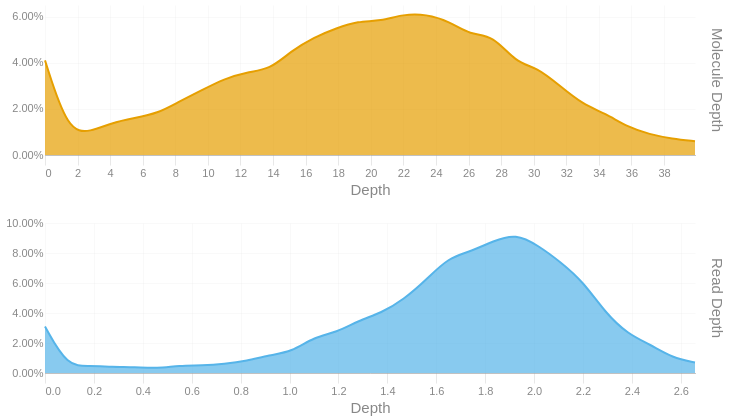

The cell this chart's notebook holds for it:
### Code cell
readdep = depth_hist(tb['Read Depth'], q99, 3)
readdep = readdep.with_columns(pl.lit('Read Depth').alias('Metric'))
if not SKIPLR:
    moldep = depth_hist(tb['Molecule Depth'], mol_q99, 1)
    moldep = moldep.with_columns(pl.lit('Molecule Depth').alias('Metric'))
    _hist = pl.concat([readdep, moldep])
    _hist = _hist.filter(pl.col('Proportion') != 0)
    with SafeRender(_hist):
        (
            alt.Chart(_hist)        
            .mark_area(interpolate = "basis")
            .encode(
                x=alt.X('Bin:Q').scale(domainMin=0).axis(alt.Axis(title='Depth')),
                y = alt.Y('Proportion:Q', title = None).axis(format = '.2%'),
                color = alt.Color('Metric:N').legend(None),
                row = alt.Row("Metric:N").header(title = None, labelOrient = 'right'),
                tooltip = [
                    alt.Tooltip("Metric:N", title = "Metric"),
                    alt.Tooltip('Interval:N', title = "Depth Interval"),
                    alt.Tooltip('Proportion:Q', title = "% Alignments").format('.2%')
                ]
            )
            .resolve_scale(x='independent', y='independent')
            .properties(
                height = 150, width = 650,
                usermeta={'embedOptions': {'downloadFileName': f'{samplename}.depth.hist'}}
            )
        ).display()
else:
    readdep = readdep.filter(pl.col('Proportion') != 0)
    with SafeRender(readdep):
        (
            alt.Chart(readdep)        
            .mark_area(interpolate = "basis")
            .encode(
                x=alt.X('Bin:Q').scale(domainMin=0).axis(alt.Axis(title='Depth')),
                y = alt.Y('Proportion:Q', title = None).axis(format = '.2%'),
                tooltip = [
                    alt.Tooltip('Interval:N', title = "Depth Interval"),
                    alt.Tooltip('Proportion:Q', title = "% Alignments").format('.2%')
                ]
            )
            .properties(
                usermeta={'embedOptions': {'downloadFileName': f'{samplename}.depth.hist'}}
            )
        ).display()

### Figure 1 — Vega-Lite specification as saved in the notebook (floating-point values rounded to 4 significant figures)
{"width": 650, "height": 150, "config": {"title": {"anchor": "start", "dy": -15, "fontSize": 18, "color": "#888888", "subtitleColor": "#888888", "subtitleFontSize": 14}, "arc": {"fill": "#0072B2"}, "axis": {"domainColor": "#888888", "domainWidth": 0.5, "gridWidth": 0.2, "grid": false, "titleFontWeight": 400, "titleFontSize": 15, "labelFontSize": 11, "labelColor": "#888888", "tickColor": "#888888", "tickWidth": 0.2, "titleColor": "#888888"}, "axisBand": {"grid": false}, "axisX": {"grid": true, "tickSize": 10, "domainCap": "round"}, "axisY": {"domain": false, "grid": true, "tickSize": 0, "domainCap": "round"}, "background": "transparent", "header": {"labelFontSize": 15, "labelColor": "#888888", "titleFontSize": 15, "titleFontWeight": 600, "titleColor": "#888888"}, "legend": {"labelFont": "sans-serif", "labelFontSize": 12, "labelColor": "#888888", "symbolSize": 100, "symbolType": "circle", "titleFontSize": 12, "titlePadding": 10, "titleColor": "#888888", "title": null}, "range": {"category": ["#E69F00", "#56B4E9", "#009E73", "#F0E442", "#0072B2", "#D55E00", "#CC79A7", "#000000"], "diverging": ["#cfe8f3", "#a2d4ec", "#73bfe2", "#46abdb", "#1696d2", "#12719e"]}, "area": {"fill": "#0072B2", "fillOpacity": 0.7, "line": true, "strokeOpacity": 0.7}, "line": {"color": "#0072B2", "stroke": "#0072B2", "strokeWidth": 2}, "trail": {"color": "#0072B2", "stroke": "#0072B2", "strokeWidth": 0, "size": 1}, "point": {"filled": true, "fillOpacity": 1.0, "size": 95}, "text": {"color": "#888888", "fontSize": 11, "align": "right", "fontWeight": 400, "size": 11}, "bar": {"fill": "#0072B2", "stroke": null}, "view": {"stroke": null, "continuousWidth": 660, "continuousHeight": 400}}, "data": {"name": "data-216c66823f411f764c256c32236e2ec1"}, "mark": {"type": "area", "interpolate": "basis"}, "encoding": {"color": {"field": "Metric", "legend": null, "type": "nominal"}, "row": {"field": "Metric", "header": {"title": null, "labelOrient": "right"}, "type": "nominal"}, "tooltip": [{"field": "Metric", "title": "Metric", "type": "nominal"}, {"field": "Interval", "title": "Depth Interval", "type": "nominal"}, {"field": "Proportion", "format": ".2%", "title": "% Alignments", "type": "quantitative"}], "x": {"axis": {"title": "Depth"}, "field": "Bin", "scale": {"domainMin": 0}, "type": "quantitative"}, "y": {"axis": {"format": ".2%"}, "field": "Proportion", "title": null, "type": "quantitative"}}, "resolve": {"scale": {"x": "independent", "y": "independent"}}, "usermeta": {"embedOptions": {"downloadFileName": "S3_Annis_506.depth.hist"}}, "$schema": "https://vega.github.io/schema/vega-lite/v6.1.0.json", "datasets": {"data-216c66823f411f764c256c32236e2ec1": [{"Bin": 0.0, "Interval": "0.0-0.092", "Proportion": 0.031, "Metric": "Read Depth"}, {"Bin": 0.092, "Interval": "0.092-0.183", "Proportion": 0.004, "Metric": "Read Depth"}, {"Bin": 0.183, "Interval": "0.183-0.275", "Proportion": 0.005, "Metric": "Read Depth"}, {"Bin": 0.275, "Interval": "0.275-0.367", "Proportion": 0.004, "Metric": "Read Depth"}, {"Bin": 0.367, "Interval": "0.367-0.458", "Proportion": 0.004, "Metric": "Read Depth"}, {"Bin": 0.458, "Interval": "0.458-0.55", "Proportion": 0.003, "Metric": "Read Depth"}, {"Bin": 0.55, "Interval": "0.55-0.642", "Proportion": 0.005, "Metric": "Read Depth"}, {"Bin": 0.642, "Interval": "0.642-0.733", "Proportion": 0.005, "Metric": "Read Depth"}, {"Bin": 0.733, "Interval": "0.733-0.825", "Proportion": 0.006, "Metric": "Read Depth"}, {"Bin": 0.825, "Interval": "0.825-0.917", "Proportion": 0.008, "Metric": "Read Depth"}, {"Bin": 0.917, "Interval": "0.917-1.008", "Proportion": 0.012, "Metric": "Read Depth"}, {"Bin": 1.008, "Interval": "1.008-1.1", "Proportion": 0.014, "Metric": "Read Depth"}, {"Bin": 1.1, "Interval": "1.1-1.192", "Proportion": 0.024, "Metric": "Read Depth"}, {"Bin": 1.192, "Interval": "1.192-1.283", "Proportion": 0.027, "Metric": "Read Depth"}, {"Bin": 1.283, "Interval": "1.283-1.375", "Proportion": 0.035, "Metric": "Read Depth"}, {"Bin": 1.375, "Interval": "1.375-1.467", "Proportion": 0.04, "Metric": "Read Depth"}, {"Bin": 1.467, "Interval": "1.467-1.558", "Proportion": 0.049, "Metric": "Read Depth"}, {"Bin": 1.558, "Interval": "1.558-1.65", "Proportion": 0.062, "Metric": "Read Depth"}, {"Bin": 1.65, "Interval": "1.65-1.742", "Proportion": 0.077, "Metric": "Read Depth"}, {"Bin": 1.742, "Interval": "1.742-1.833", "Proportion": 0.081, "Metric": "Read Depth"}, {"Bin": 1.833, "Interval": "1.833-1.925", "Proportion": 0.088, "Metric": "Read Depth"}, {"Bin": 1.925, "Interval": "1.925-2.017", "Proportion": 0.093, "Metric": "Read Depth"}, {"Bin": 2.017, "Interval": "2.017-2.108", "Proportion": 0.085, "Metric": "Read Depth"}, {"Bin": 2.108, "Interval": "2.108-2.2", "Proportion": 0.074, "Metric": "Read Depth"}, {"Bin": 2.2, "Interval": "2.2-2.292", "Proportion": 0.061, "Metric": "Read Depth"}, {"Bin": 2.292, "Interval": "2.292-2.383", "Proportion": 0.04, "Metric": "Read Depth"}, {"Bin": 2.383, "Interval": "2.383-2.475", "Proportion": 0.026, "Metric": "Read Depth"}, {"Bin": 2.475, "Interval": "2.475-2.567", "Proportion": 0.019, "Metric": "Read Depth"}, {"Bin": 2.567, "Interval": "2.567-2.658", "Proportion": 0.01, "Metric": "Read Depth"}, {"Bin": 2.658, "Interval": "2.658-2.75", "Proportion": 0.007, "Metric": "Read Depth"}, {"Bin": 0.0, "Interval": "0.0-1.4", "Proportion": 0.041, "Metric": "Molecule Depth"}, {"Bin": 1.4, "Interval": "1.4-2.8", "Proportion": 0.01, "Metric": "Molecule Depth"}, {"Bin": 2.8, "Interval": "2.8-4.1", "Proportion": 0.01, "Metric": "Molecule Depth"}, {"Bin": 4.1, "Interval": "4.1-5.5", "Proportion": 0.014, "Metric": "Molecule Depth"}, {"Bin": 5.5, "Interval": "5.5-6.9", "Proportion": 0.016, "Metric": "Molecule Depth"}, {"Bin": 6.9, "Interval": "6.9-8.2", "Proportion": 0.018, "Metric": "Molecule Depth"}, {"Bin": 8.2, "Interval": "8.2-9.6", "Proportion": 0.023, "Metric": "Molecule Depth"}, {"Bin": 9.6, "Interval": "9.6-11.0", "Proportion": 0.028, "Metric": "Molecule Depth"}, {"Bin": 11.0, "Interval": "11.0-12.4", "Proportion": 0.033, "Metric": "Molecule Depth"}, {"Bin": 12.4, "Interval": "12.4-13.8", "Proportion": 0.036, "Metric": "Molecule Depth"}, {"Bin": 13.8, "Interval": "13.8-15.1", "Proportion": 0.037, "Metric": "Molecule Depth"}, {"Bin": 15.1, "Interval": "15.1-16.5", "Proportion": 0.045, "Metric": "Molecule Depth"}, {"Bin": 16.5, "Interval": "16.5-17.9", "Proportion": 0.051, "Metric": "Molecule Depth"}, {"Bin": 17.9, "Interval": "17.9-19.2", "Proportion": 0.055, "Metric": "Molecule Depth"}, {"Bin": 19.2, "Interval": "19.2-20.6", "Proportion": 0.058, "Metric": "Molecule Depth"}, {"Bin": 20.6, "Interval": "20.6-22.0", "Proportion": 0.058, "Metric": "Molecule Depth"}, {"Bin": 22.0, "Interval": "22.0-23.4", "Proportion": 0.061, "Metric": "Molecule Depth"}, {"Bin": 23.4, "Interval": "23.4-24.8", "Proportion": 0.061, "Metric": "Molecule Depth"}, {"Bin": 24.8, "Interval": "24.8-26.1", "Proportion": 0.058, "Metric": "Molecule Depth"}, {"Bin": 26.1, "Interval": "26.1-27.5", "Proportion": 0.052, "Metric": "Molecule Depth"}, {"Bin": 27.5, "Interval": "27.5-28.9", "Proportion": 0.052, "Metric": "Molecule Depth"}, {"Bin": 28.9, "Interval": "28.9-30.2", "Proportion": 0.04, "Metric": "Molecule Depth"}, {"Bin": 30.2, "Interval": "30.2-31.6", "Proportion": 0.038, "Metric": "Molecule Depth"}, {"Bin": 31.6, "Interval": "31.6-33.0", "Proportion": 0.03, "Metric": "Molecule Depth"}, {"Bin": 33.0, "Interval": "33.0-34.4", "Proportion": 0.022, "Metric": "Molecule Depth"}, {"Bin": 34.4, "Interval": "34.4-35.8", "Proportion": 0.018, "Metric": "Molecule Depth"}, {"Bin": 35.8, "Interval": "35.8-37.1", "Proportion": 0.012, "Metric": "Molecule Depth"}, {"Bin": 37.1, "Interval": "37.1-38.5", "Proportion": 0.009, "Metric": "Molecule Depth"}, {"Bin": 38.5, "Interval": "38.5-39.9", "Proportion": 0.007, "Metric": "Molecule Depth"}, {"Bin": 39.9, "Interval": "39.9-41.25", "Proportion": 0.006, "Metric": "Molecule Depth"}]}}
